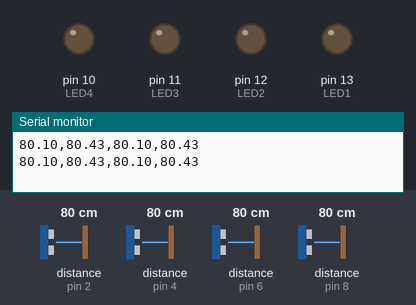
This sketch was run on a simulated Arduino Uno, built with avr-gcc and run on an emulated ATmega328P. On the bench: output pins drawn as LEDs (lit = HIGH), the last lines printed to the serial monitor. Wiring (inferred from the names in the program): 4 × ultrasonic range finder: trigger pin 3, echo pin 2 / trigger pin 5, echo pin 4 / trigger pin 7, echo pin 6 / trigger pin 9, echo pin 8. The inputs (shaded band) are chosen by the test bench; at power-on: distance to the obstacle (sensors on pin 2, pin 4, pin 6, pin 8) 80 cm. The echo pulse lasts 58.3 µs per cm; pins used as bus, display or sensor lines are not drawn.

Above: at 3.6 s.
3.7 s: distance to the obstacle (sensor on pin 2) set to 8 cm
7.4 s: distance to the obstacle (sensor on pin 2) set to 5 cm
At 8.85 s:
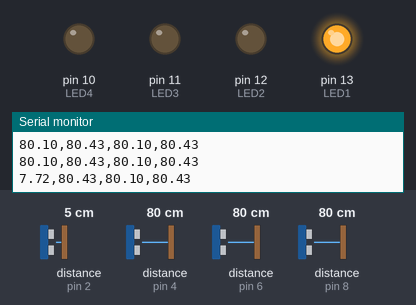
13.5 s: distance to the obstacle (sensor on pin 4) set to 2 cm
At 15.38 s:
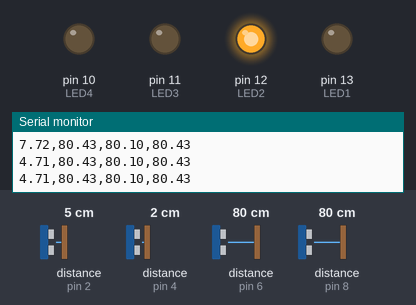
20.3 s: distance to the obstacle (sensor on pin 6) set to 2 cm
At 22.5 s:
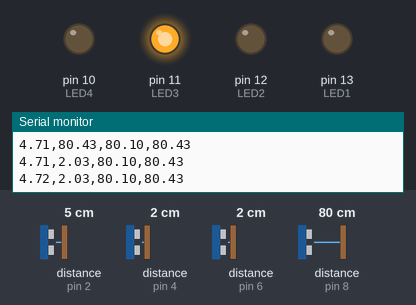
27.6 s: distance to the obstacle (sensor on pin 8) set to 2 cm
At 30.22 s:
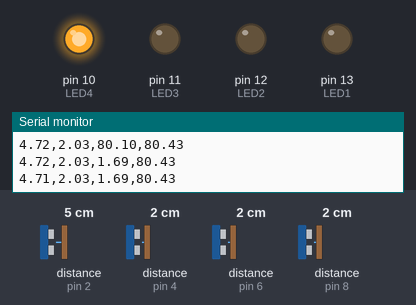
35.1 s: distance to the obstacle (sensor on pin 8) set to 9 cm
At 38.8 s:
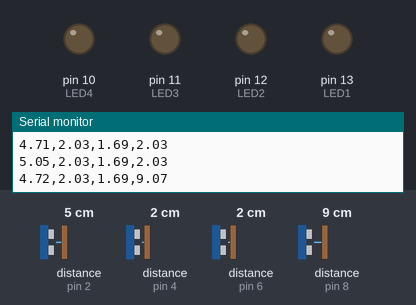
Timing chart, 0 to 39.8 s (numbered marks = the images above; inputs shaded):
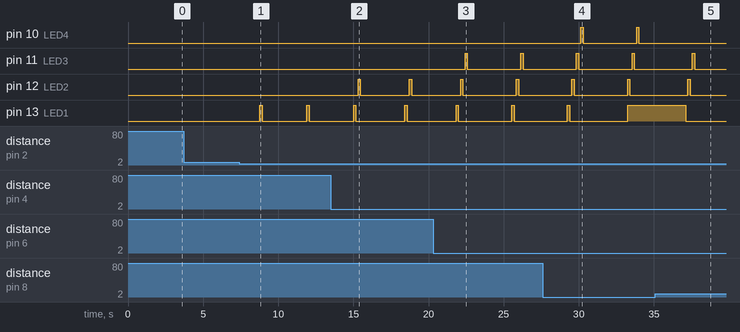

The sketch:

4sensorstest.ino
```cpp
//sensor 1 - red LED
#define TRIG1 3
#define ECHO1 2
#define LED1  13

// sensor 2 - green LED
#define TRIG2 5
#define ECHO2 4
#define LED2  12

// sensor 3 - blue LED
#define TRIG3 7
#define ECHO3 6
#define LED3  11

// sensor 4 - yellow LED
#define TRIG4 9
#define ECHO4 8
#define LED4  10

float LOW_LEVEL  = 8.0;
float MID_LEVEL  = 7.0;
float HIGH_LEVEL = 6.0;
float FULL_LEVEL = 5.0;

float readDistance(int trigPin, int echoPin){

  digitalWrite(trigPin, LOW);
  delayMicroseconds(2);

  digitalWrite(trigPin, HIGH);
  delayMicroseconds(10);
  digitalWrite(trigPin, LOW);

  long duration = pulseIn(echoPin, HIGH, 30000);

  if (duration == 0) return -1;   // invalid reading

  float distance = duration / 58.0;

  return distance;
}


void setLEDLevel(int ledPin, float distance) {

  if (distance < 0) {
    analogWrite(ledPin, 0);
    return;
  }

  // FULL (5 cm or less)
  if (distance <= FULL_LEVEL) {
    analogWrite(ledPin, 255);
    delay(150);
    analogWrite(ledPin, 0);
    delay(150);
    return;
  }

  // HIGH (6 cm - 5 cm)
  if (distance <= HIGH_LEVEL) {
    analogWrite(ledPin, 150);
    return;
  }

  // MIDDLE (7 cm - 6 cm)
  if (distance <= MID_LEVEL) {
    analogWrite(ledPin, 50);
    return;
  }

  // LOW (>= 8 cm)
  if (distance >= LOW_LEVEL) {
    analogWrite(ledPin, 0);
    return;
  }
}

void setup(){

  Serial.begin(9600);

  pinMode(TRIG1, OUTPUT); pinMode(ECHO1, INPUT); pinMode(LED1, OUTPUT);
  pinMode(TRIG2, OUTPUT); pinMode(ECHO2, INPUT); pinMode(LED2, OUTPUT);
  pinMode(TRIG3, OUTPUT); pinMode(ECHO3, INPUT); pinMode(LED3, OUTPUT);
  pinMode(TRIG4, OUTPUT); pinMode(ECHO4, INPUT); pinMode(LED4, OUTPUT);

}

void loop(){

  float d1 = readDistance(TRIG1, ECHO1);
  delay(100);
  float d2 = readDistance(TRIG2, ECHO2);
  delay(100);
  float d3 = readDistance(TRIG3, ECHO3);
  delay(100);
  float d4 = readDistance(TRIG4, ECHO4);

  setLEDLevel(LED1, d1);
  setLEDLevel(LED2, d2);
  setLEDLevel(LED3, d3);
  setLEDLevel(LED4, d4);


  Serial.print(d1);
  Serial.print(",");

  Serial.print(d2);
  Serial.print(",");

  Serial.print(d3);
  Serial.print(",");

  Serial.println(d4);

  delay(2500);

}
```

Measured:
- the behaviour switches between 7 and 6 cm on distance to the obstacle (sensor on pin 2) (found by bisection; images 0 and 1)
- after the input at 7.4 s, pin 13 (LED1): alternates HIGH for 0.15 s and LOW for 3.0 s, starting after 1.4 s
- after the input at 13.5 s, pin 12 (LED2): alternates HIGH for 0.15 s and LOW for 3.3 s, starting after 1.8 s
- after the input at 20.3 s, pin 11 (LED3): alternates HIGH for 0.15 s and LOW for 3.6 s, starting after 2.1 s
- after the input at 27.6 s, pin 10 (LED4): alternates HIGH for 0.15 s and LOW for 3.6 s, starting after 2.5 s
- after the input at 35.1 s, pin 10 (LED4): stays LOW (without the input it goes to HIGH after 2.8 s)
